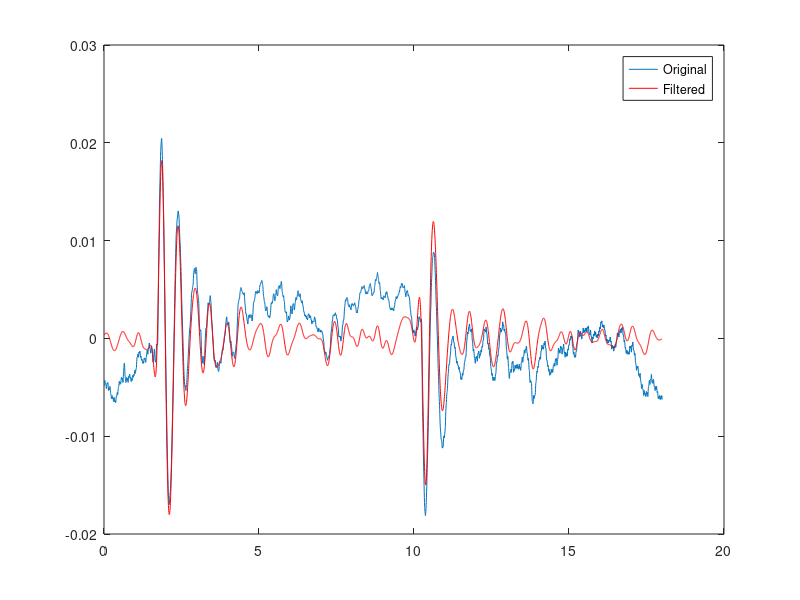
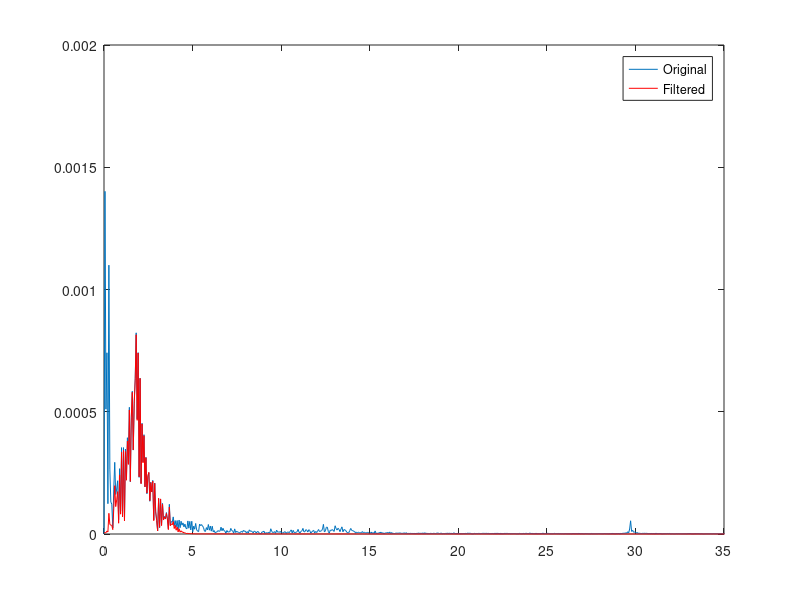

Reproduce these figures in MATLAB, in order.
load('dataMeasuredO.mat'); 

simin.time = time; 
simin.signals.values = signal(:,1); 



%%


fs = inv(time(end)-time(end-1)); 


p = signal(:,1); 
p = p-mean(p); 

P = fft(p); 
P_mag = abs(P); 

plot(P_mag)
%%

num_bins = length(P); 
norm_freq = [0:1/(num_bins/2-1):1]; 

plot(norm_freq, P_mag(1:num_bins/2))

[b a] = butter(10,0.04, 'low'); 
[d c] = butter(2,0.005, 'high'); 

%[d c] = butter(2,0.005, 'high'); 
%[b,a] = cheby1(5,0.1,0.05);
H = freqz(b,a,floor(num_bins/2));
D = freqz(d,c,floor(num_bins/2));

plot(norm_freq, abs(H),'r'); 
%%
%p_filt2 = filter(d,c,p); 

[~,state1] = filter(b,a,ones(1000,1)*0.1673);
p_filt = filtfilt(b,a,p);


p_filt2 = filtfilt(d,c,p_filt); 
figure(1); 
plot(time,p);
hold on; 
plot(time,p_filt2,'r')
legend('Original','Filtered'); 
figure(2);
x1 = abs(fft(p))/length(p);
x2 = abs(fft(p_filt2))/length(p_filt2);
plot(norm_freq*fs/2,x1(1:num_bins/2));
hold on;
plot(norm_freq*fs/2,x2(1:num_bins/2),'r');
legend('Original','Filtered'); 
xlim([0 35]);
